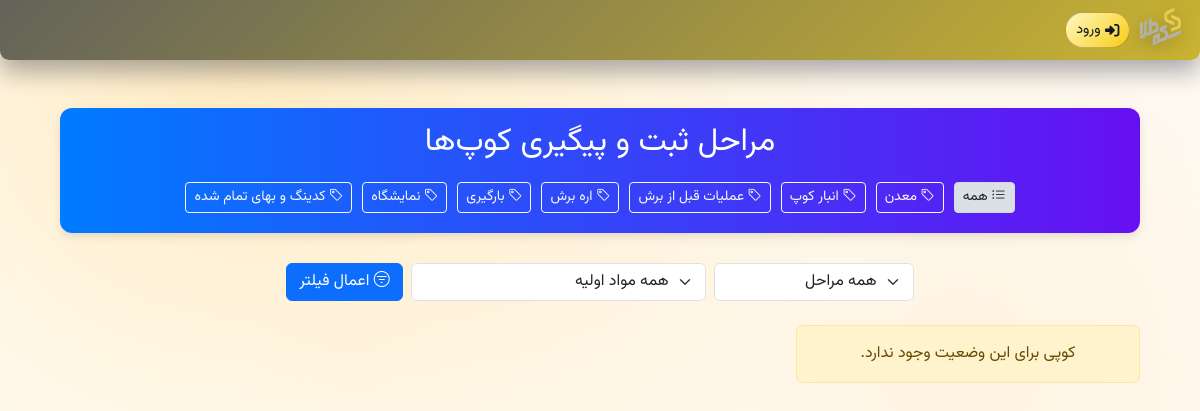
Page /stone_flow/coops/ on the committed database.
### StoneFlow/models.py (models this page shows, shortened)
class Step(models.Model):
    order = models.PositiveIntegerField()
    title = models.CharField(max_length=200)
    url_name = models.CharField(max_length=100)
    class Meta:
        ordering = ['order']

### StoneFlow/views.py (the view)
# urls.py: path('coops/', coops_by_state, name='coop_list'),
def coops_by_state(request):
    selected_state = request.GET.get('state')
    selected_material_id = request.GET.get('material')
    page = int(request.GET.get('page', 1))
    latest_history = CoopStateHistory.objects.filter(
        coop=OuterRef('pk')
    ).order_by('-changed_at')
    coop_list = coops.objects.annotate(
        last_changed_at=Subquery(latest_history.values('changed_at')[:1], output_field=DateTimeField()),
        last_state=Subquery(latest_history.values('new_state_id')[:1])  # Important for filtering
    ).filter(is_active=True).order_by('-last_changed_at')
    steps = Step.objects.order_by('order')  # مرتب‌سازی مراحل
    materials = raw_material.objects.all()
    if selected_state:
        coop_list = coop_list.filter(state=selected_state)
    if selected_material_id:
        coop_list = coop_list.filter(material_id=selected_material_id)
    paginator = Paginator(coop_list, 10)
    page_obj = paginator.get_page(page)
    if request.headers.get('x-requested-with') == 'XMLHttpRequest':
        html = render_to_string('partials/coop_cards.html', {'coops': page_obj})
        return JsonResponse({'html': html, 'has_next': page_obj.has_next(), 'next_page': page + 1})
    context = {
        'coops': page_obj,
        'steps': steps,
        'selected_state': selected_state,
        'materials': materials,
        'selected_material_id': selected_material_id,
    }
    return render(request, 'coop_list.html', context)

### users/context_processors.py (called while the page is built)
def menu_items_processor(request):
    try:
        user = request.user
        if not user.is_authenticated:
            return {'menu_items': []}
        roles = UserRole.objects.filter(user=user).values_list('role_id', flat=True)
        job = user.profile.job_position.name
        items = user.profile.job_position.items.all()
        items = items.prefetch_related('submenus')
        return {'menu_items': items}
    except:
        return {'menu_items': None}

### StoneFlow/templates/coop_list.html (shortened to what this page needs)
{% extends "users/base.html" %}
{% load static %}
{% block content %}
<link href="https://cdn.jsdelivr.net/npm/bootstrap@5.3.2/dist/css/bootstrap.min.css" rel="stylesheet">
<link href="https://cdn.jsdelivr.net/npm/bootstrap-icons@1.10.5/font/bootstrap-icons.css" rel="stylesheet">
<link rel="stylesheet" href="{% static 'css/fonts.css' %}">
<div class="container my-4">
    <div class="toolbar text-center">
        <h2 class="mb-3">مراحل ثبت و پیگیری کوپ‌ها</h2>
        <div class="d-flex flex-wrap justify-content-center">
            <a href="{% url 'coop_list' %}" class="btn btn-light btn-sm {% if not selected_state %}active{% endif %}">
                <i class="bi bi-list-ul"></i> همه
            </a>
            {% for step in steps %}
                <a href="?state={{ step.id }}" class="btn btn-outline-light btn-sm {% if selected_state == step.id|stringformat:"s" %}active bg-white text-dark{% endif %}">
                    <i class="bi bi-tag"></i> {{ step.title }}
                </a>
            {% endfor %}
        </div>
    </div>
    <form method="get" class="mb-4">
        <div class="row g-2 justify-content-center align-items-center">
            <div class="col-auto">
                <select name="state" class="form-select">
                    <option value="">همه مراحل</option>
                </select>
            </div>
            <div class="col-auto">
                <select name="material" class="form-select">
                    <option value="">همه مواد اولیه</option>
                </select>
            </div>
            <div class="col-auto">
                <button type="submit" class="btn btn-primary">
                    <i class="bi bi-filter-circle"></i> اعمال فیلتر
                </button>
            </div>
        </div>
    </form>
    <div class="row row-cols-1 row-cols-md-2 row-cols-lg-3 g-4" id="coop-container">
        {% include 'partials/coop_cards.html' with coops=coops %}
    </div>
</div>
{% endblock %}

### users/static/css/base.css (style rules this page uses)
body { font-family: 'B Nazanin'; src: url('/fonts/BNazanin.woff2') format('woff2'), url('/fonts/BNazanin.woff') format('woff'); }

### users/templates/users/base.html (style rules this page uses)
body { direction: rtl; margin: 0; background: radial-gradient(circle at 20% 10%, rgba(255, 210, 117, 0.45), transparent 60%), radial-gradient(circle at 80% 80%, rgba(255, 221, 170, 0.35), transparent 70%), #faf7ef; backdrop-filter: blur(4px); font-family: "Vazirmatn", "IRANSans", system-ui, sans-serif; }

### StoneFlow/templates/coop_list.html (style rules this page uses)
.toolbar { background: linear-gradient(to right, #007bff, #6610f2); color: white; border-radius: 12px; padding: 15px 20px; margin-bottom: 30px; box-shadow: 0 4px 10px rgba(0,0,0,0.1); animation: slideFadeIn 0.8s ease forwards; opacity: 0; transform: translateY(-20px); }
.toolbar .btn { margin: 5px; transition: all 0.3s ease; }

### rows in the picture
Step: title "معدن"
Step: title "انبار کوپ"
Step: title "عملیات قبل از برش"
Step: title "اره برش"
Step: title "بارگیری"
Step: title "نمایشگاه"
Step: title "کدینگ و بهای تمام شده"
